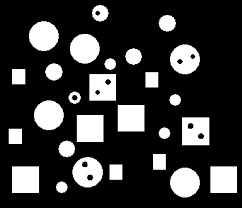
#> input picture img/binary.png, 242 x 208 px, found by its file name
$ python second.py
#> lines starting #> are read from the running program, lines starting #| are printed output that depends on the picture; after the words box and inside, x2 and y2 are one past the last pixel; in counts of white or black regions, pixels touching at a corner belong together
import cv2
import matplotlib.pyplot as plt
import math

InImg = cv2.imread("img/binary.png", 0)  # importing binary image
#> InImg is the input picture: shape (208, 242); min 0, max 255, mean 55.3
OutImg = InImg * 0
#> OutImg: shape (208, 242); every value is 0
dimensions = InImg.shape  # dimensions of the image
#> dimensions = (208, 242)
height = dimensions[0]
#> height = 208
width = dimensions[1]
#> width = 242

for row in range(1, height-1):
    for col in range(1, width-1):
        if InImg[row, col] > 200:
            InImg[row, col] = 255
        else:
            InImg[row, col] = 0
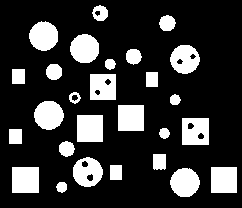
#> InImg: shape (208, 242); 15.3% of pixels changed, all inside (x1, y1, x2, y2) = (8, 1, 240, 200)
plt.figure()
plt.imshow(InImg, cmap="gray")  # showing the input image
plt.show()

top_right_corner = [[0, -1, 0], [1, 1, -1], [0, 1, 0]]
top_left_corner = [[0, -1, 0], [-1, 1, 1], [0, 1, 0]]
bottom_left_corner = [[0, 1, 0], [-1, 1, 1], [0, -1, 0]]
bottom_right_corner = [[0, 1, 0], [1, 1, -1], [0, -1, 0]]

plt.figure()
plt.imshow(top_right_corner, cmap="gray")
plt.figure()
plt.imshow(top_left_corner, cmap="gray")
plt.figure()
plt.imshow(bottom_left_corner, cmap="gray")
plt.figure()
plt.imshow(bottom_right_corner, cmap="gray")
plt.show()
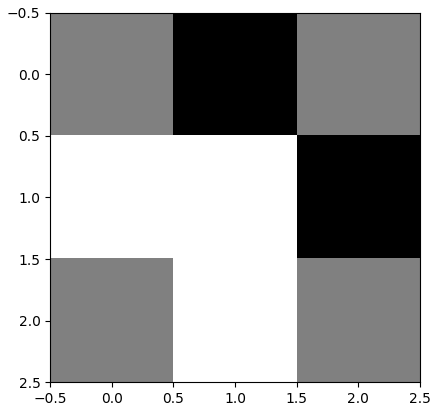
#> figure drawn by matplotlib, 1 panel
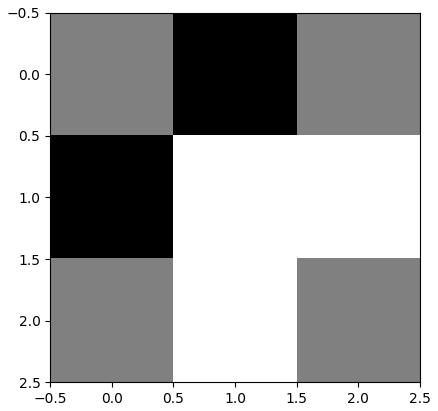
#> figure drawn by matplotlib, 1 panel
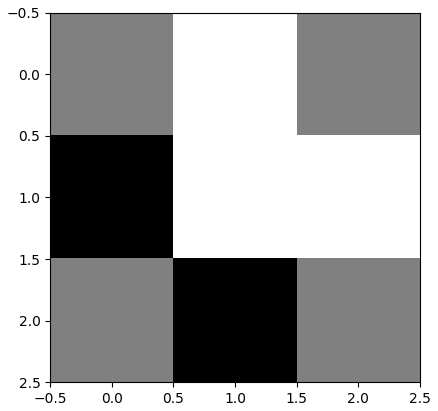
#> figure drawn by matplotlib, 1 panel
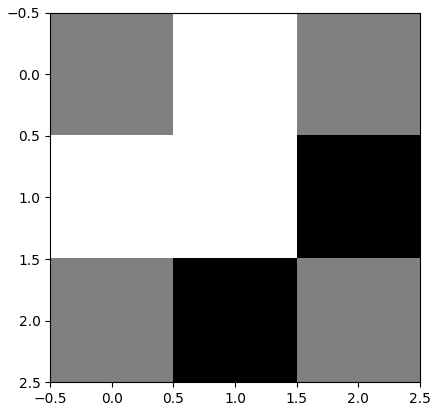
#> figure drawn by matplotlib, 1 panel

dimensions = InImg.shape  # dimensions of the image
height = dimensions[0]
width = dimensions[1]

for row in range(1, height-1):
    for col in range(1, width-1):
        local_pixels = InImg[row-1:row+2, col-1:col+2]
        filtered_pixels_tr = top_right_corner*local_pixels
        filtered_pixels_tl = top_left_corner*local_pixels
        filtered_pixels_bl = bottom_left_corner*local_pixels
        filtered_pixels_br = bottom_right_corner*local_pixels
        # Math.trunc truncates the value, the result is an integer, with anything after the decimal being discarded
        pixel_tr = math.trunc((filtered_pixels_tr.sum() + 2 * 255)/(5*255))
        # Without the truncate function, random values may appear within the pixels and the image will
        pixel_tl = math.trunc((filtered_pixels_tl.sum() + 2 * 255)/(5*255))
        # be "corrupted" with unwanted values
        pixel_bl = math.trunc((filtered_pixels_bl.sum() + 2 * 255)/(5*255))
        pixel_br = math.trunc((filtered_pixels_br.sum() + 2 * 255)/(5*255))
        OutImg[row, col] = pixel_tr + pixel_tl + pixel_bl + pixel_br
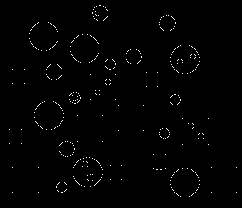
#> OutImg: shape (208, 242); values 0 (black) and 1 (white), 0.99% white in thin lines or dots, all inside (x1, y1, x2, y2) = (9, 5, 237, 197)
plt.figure(figsize=(10, 10))
plt.imshow(OutImg, cmap="gray")
plt.show()
